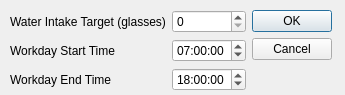
<?xml version="1.0" encoding="UTF-8"?>
<ui version="4.0">
 <class>Dialog</class>
 <widget class="QDialog" name="Dialog">
  <property name="geometry">
   <rect>
    <x>0</x>
    <y>0</y>
    <width>345</width>
    <height>95</height>
   </rect>
  </property>
  <property name="windowTitle">
   <string>Settings</string>
  </property>
  <widget class="QWidget" name="layoutWidget">
   <property name="geometry">
    <rect>
     <x>10</x>
     <y>10</y>
     <width>351</width>
     <height>102</height>
    </rect>
   </property>
   <layout class="QFormLayout" name="formLayout_2">
    <item row="0" column="0">
     <layout class="QFormLayout" name="formLayout">
      <item row="0" column="0">
       <widget class="QLabel" name="lblTargetDesc">
        <property name="text">
         <string>Water Intake Target (glasses)</string>
        </property>
       </widget>
      </item>
      <item row="0" column="1">
       <widget class="QSpinBox" name="sbGlassCount"/>
      </item>
      <item row="1" column="0">
       <widget class="QLabel" name="lblWorkDayStartDesc">
        <property name="text">
         <string>Workday Start Time</string>
        </property>
       </widget>
      </item>
      <item row="1" column="1">
       <widget class="QTimeEdit" name="teStartTime">
        <property name="time">
         <time>
          <hour>7</hour>
          <minute>0</minute>
          <second>0</second>
         </time>
        </property>
       </widget>
      </item>
      <item row="2" column="0">
       <widget class="QLabel" name="lblWorkDayEndDesc">
        <property name="text">
         <string>Workday End Time</string>
        </property>
       </widget>
      </item>
      <item row="2" column="1">
       <widget class="QTimeEdit" name="teEndTime">
        <property name="time">
         <time>
          <hour>18</hour>
          <minute>0</minute>
          <second>0</second>
         </time>
        </property>
       </widget>
      </item>
     </layout>
    </item>
    <item row="0" column="1">
     <widget class="QDialogButtonBox" name="buttonBox">
      <property name="orientation">
       <enum>Qt::Vertical</enum>
      </property>
      <property name="standardButtons">
       <set>QDialogButtonBox::Cancel|QDialogButtonBox::Ok</set>
      </property>
     </widget>
    </item>
   </layout>
  </widget>
 </widget>
 <resources/>
 <connections>
  <connection>
   <sender>buttonBox</sender>
   <signal>accepted()</signal>
   <receiver>Dialog</receiver>
   <slot>accept()</slot>
   <hints>
    <hint type="sourcelabel">
     <x>248</x>
     <y>254</y>
    </hint>
    <hint type="destinationlabel">
     <x>157</x>
     <y>274</y>
    </hint>
   </hints>
  </connection>
  <connection>
   <sender>buttonBox</sender>
   <signal>rejected()</signal>
   <receiver>Dialog</receiver>
   <slot>reject()</slot>
   <hints>
    <hint type="sourcelabel">
     <x>316</x>
     <y>260</y>
    </hint>
    <hint type="destinationlabel">
     <x>286</x>
     <y>274</y>
    </hint>
   </hints>
  </connection>
 </connections>
</ui>
